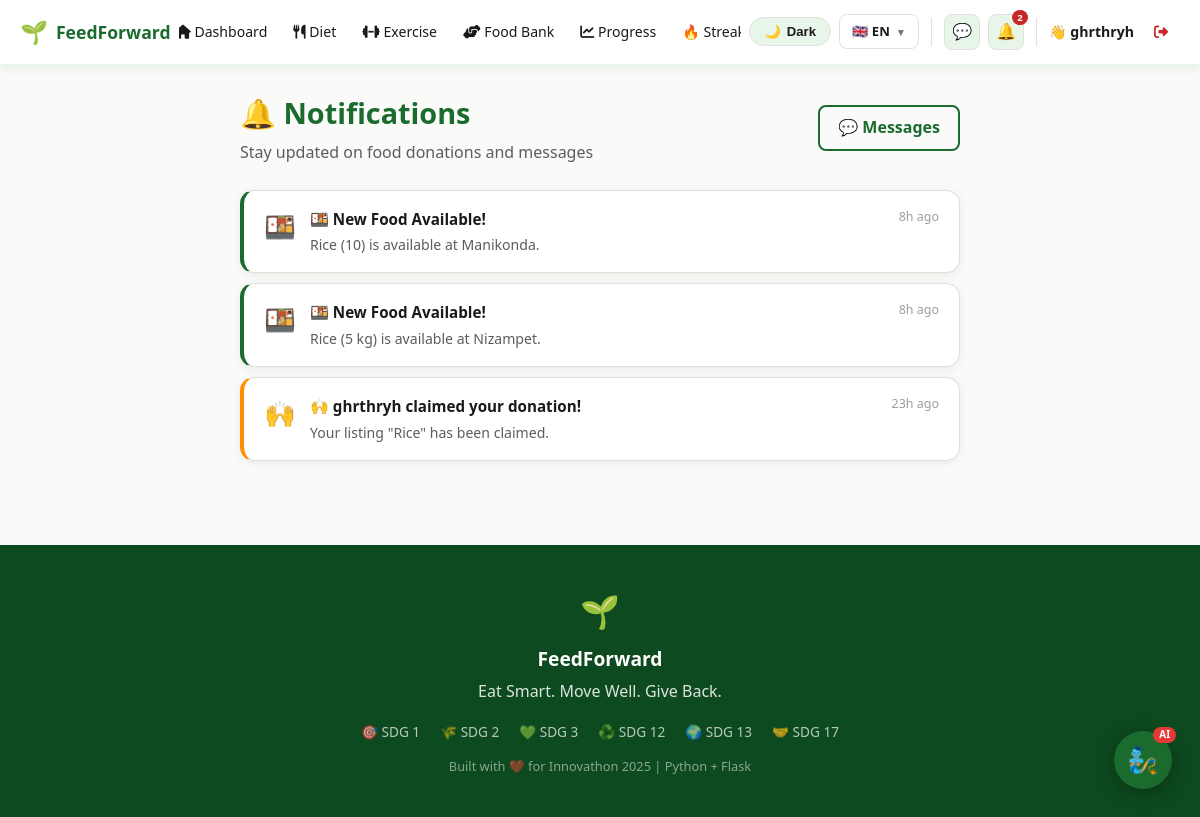
Screenshot of /inbox/notifications (signed in) with the database file from the repository.
### models/user.py (models this page shows, shortened)
class User(db.Model, UserMixin):
    __tablename__ = 'users'
    id            = db.Column(db.Integer, primary_key=True)
    name          = db.Column(db.String(100), nullable=False)
    email         = db.Column(db.String(120), unique=True, nullable=False)
    password_hash = db.Column(db.String(200), nullable=False)
    role          = db.Column(db.String(20), default='user')  # user / donor / recipient / admin
    age           = db.Column(db.Integer)
    weight        = db.Column(db.Float)
    height        = db.Column(db.Float)
    gender        = db.Column(db.String(10))
    dietary_pref  = db.Column(db.String(20))   # veg / non_veg / vegan
    health_goal   = db.Column(db.String(20))   # lose_weight / gain_muscle / stay_fit
    fitness_level = db.Column(db.String(20))   # beginner / intermediate / advanced
    equipment     = db.Column(db.String(20))   # none / dumbbells / gym
    days_per_week = db.Column(db.Integer, default=4)
    location      = db.Column(db.String(200))
    latitude      = db.Column(db.Float)
    longitude     = db.Column(db.Float)
    profile_complete = db.Column(db.Boolean, default=False)
    allergies     = db.Column(db.String(200), default='')  # comma-separated e.g. "gluten,dairy,nuts"
    created_at    = db.Column(db.DateTime, default=datetime.utcnow)
    meal_plans    = db.relationship('MealPlan',     backref='user', lazy=True)
    exercise_plans= db.relationship('ExercisePlan', backref='user', lazy=True)
    donations     = db.relationship('FoodListing',  foreign_keys='FoodListing.donor_id',    backref='donor',     lazy=True)
    claims        = db.relationship('FoodListing',  foreign_keys='FoodListing.claimed_by',  backref='recipient', lazy=True)
    progress_logs = db.relationship('ProgressLog',  backref='user', lazy=True)

### models/models.py (models this page shows)
class Notification(db.Model):
    __tablename__ = 'notifications'
    id           = db.Column(db.Integer, primary_key=True)
    user_id      = db.Column(db.Integer, db.ForeignKey('users.id'), nullable=False)  # recipient
    type         = db.Column(db.String(50))   # 'new_donation' | 'message' | 'claim' | 'pickup'
    title        = db.Column(db.String(200))
    body         = db.Column(db.String(500))
    link         = db.Column(db.String(300))  # URL to navigate to
    is_read      = db.Column(db.Boolean, default=False)
    created_at   = db.Column(db.DateTime, default=datetime.utcnow)
    @property
    def time_ago(self):
        delta = datetime.utcnow() - self.created_at
        s = int(delta.total_seconds())
        if s < 60:    return 'just now'
        if s < 3600:  return f'{s//60}m ago'
        if s < 86400: return f'{s//3600}h ago'
        return f'{s//86400}d ago'

### routes/inbox.py (the view)
@inbox.route('/notifications')
@login_required
def notifications():
    notifs = Notification.query.filter_by(user_id=current_user.id)\
                               .order_by(Notification.created_at.desc()).limit(50).all()
    Notification.query.filter_by(user_id=current_user.id, is_read=False).update({'is_read': True})
    db.session.commit()
    return render_template('inbox/notifications.html', notifs=notifs)

### templates/inbox/notifications.html (shortened to what this page needs)
{% extends 'base.html' %}
{% block content %}
<div style="max-width:720px;margin:0 auto;">
  <div style="display:flex;align-items:center;justify-content:space-between;margin-bottom:24px;flex-wrap:wrap;gap:12px;">
    <div>
      <h1 style="font-size:1.8rem;font-weight:800;color:var(--green);margin:0 0 4px;">🔔 Notifications</h1>
      <p style="color:var(--text2);margin:0;">Stay updated on food donations and messages</p>
    </div>
    <a href="{{ url_for('inbox.messages') }}" class="btn-secondary" style="padding:8px 18px;">
      💬 Messages
    </a>
  </div>
  {% if notifs %}
  <div style="display:flex;flex-direction:column;gap:10px;">
    {% for n in notifs %}
    <a href="{{ n.link or '#' }}"
       style="text-decoration:none;display:block;">
      <div class="card" style="padding:16px 20px;border-left:4px solid
           {% if n.type == 'new_donation' %}var(--green)
           {% elif n.type == 'message' %}var(--blue)
           {% else %}var(--amber){% endif %};
           transition:transform .15s;">
        <div style="display:flex;justify-content:space-between;align-items:flex-start;gap:12px;">
          <div style="display:flex;gap:14px;align-items:flex-start;">
            <div style="font-size:1.6rem;flex-shrink:0;">
              {% if n.type == 'new_donation' %}🍱
              {% elif n.type == 'message' %}💬
              {% elif n.type == 'claim' %}🙌
              {% elif n.type == 'pickup' %}✅
              {% else %}🔔{% endif %}
            </div>
            <div>
              <div style="font-weight:700;color:var(--text);font-size:.95rem;margin-bottom:3px;">
                {{ n.title }}
              </div>
              <div style="color:var(--text2);font-size:.88rem;">{{ n.body }}</div>
            </div>
          </div>
          <div style="flex-shrink:0;text-align:right;">
            <div style="font-size:.78rem;color:var(--text3);">{{ n.time_ago }}</div>
          </div>
        </div>
      </div>
    </a>
    {% endfor %}
  </div>
  {% endif %}
</div>
{% endblock %}

### templates/base.html (shortened to what this page needs)
<!DOCTYPE html>
<html lang="{{ lang }}" data-theme="light">
<head>
  <link href="https://cdnjs.cloudflare.com/ajax/libs/font-awesome/6.4.0/css/all.min.css" rel="stylesheet"/>
  <link rel="stylesheet" href="https://unpkg.com/leaflet@1.9.4/dist/leaflet.css"/>
</head>
<body>
<nav style="background:var(--nav-bg);border-bottom:2px solid var(--nav-border);
            position:sticky;top:0;z-index:1000;box-shadow:0 2px 10px var(--shadow);">
  <div style="max-width:1280px;margin:0 auto;padding:0 20px;
              display:flex;align-items:center;justify-content:space-between;
              height:64px;gap:8px;">
    <a href="{{ url_for('main.index') }}"
       style="display:flex;align-items:center;gap:8px;flex-shrink:0;">
      <span style="font-size:1.4rem;">🌱</span>
      <span style="font-size:1.1rem;font-weight:800;color:var(--green);">FeedForward</span>
    </a>
    {% if current_user.is_authenticated %}
    <div style="display:flex;gap:2px;align-items:center;overflow-x:auto;flex:1;justify-content:center;">
      <a href="{{ url_for('main.dashboard') }}"
         class="nav-link {% if request.endpoint=='main.dashboard' %}active{% endif %}">
        <i class="fas fa-home"></i> {{ t.nav_dashboard }}
      </a>
      <a href="{{ url_for('diet.index') }}"
         class="nav-link {% if 'diet' in (request.endpoint or '') %}active{% endif %}">
        <i class="fas fa-utensils"></i> {{ t.nav_diet }}
      </a>
      <a href="{{ url_for('exercise.index') }}"
         class="nav-link {% if 'exercise' in (request.endpoint or '') %}active{% endif %}">
        <i class="fas fa-dumbbell"></i> {{ t.nav_exercise }}
      </a>
      <a href="{{ url_for('foodbank.index') }}"
         class="nav-link {% if 'foodbank' in (request.endpoint or '') %}active{% endif %}">
        <i class="fas fa-hands-helping"></i> {{ t.nav_foodbank }}
      </a>
      <a href="{{ url_for('progress.index') }}"
         class="nav-link {% if 'progress' in (request.endpoint or '') %}active{% endif %}">
        <i class="fas fa-chart-line"></i> {{ t.nav_progress }}
      </a>
      <a href="{{ url_for('streak.index') }}"
         class="nav-link {% if 'streak' in (request.endpoint or '') %}active{% endif %}">
        🔥 Streak
      </a>
    </div>
    {% endif %}
    <div style="display:flex;align-items:center;gap:8px;flex-shrink:0;">
      <button id="themeToggle" onclick="toggleTheme()" title="Toggle theme">
        <span id="themeIcon">🌙</span>
        <span id="themeLabel">Dark</span>
      </button>
      <div class="lang-wrap">
        <div class="lang-trigger">
          {% if lang == 'en' %}🇬🇧 EN
          {% elif lang == 'te' %}🇮🇳 TE
          {% else %}🇮🇳 HI{% endif %}
          <span style="font-size:.65rem;opacity:.6;">▼</span>
        </div>
      </div>
      {% if current_user.is_authenticated %}
        <a href="{{ url_for('inbox.messages') }}" class="icon-btn" title="Messages">
          💬
        </a>
        <a href="{{ url_for('inbox.notifications') }}" class="icon-btn" title="Notifications">
          🔔
          <span class="icon-badge" id="notifBadge"></span>
        </a>
        <span style="font-weight:600;color:var(--text);font-size:.88rem;">
          👋 {{ current_user.name.split()[0] }}
        </span>
        <a href="{{ url_for('auth.logout') }}" class="nav-link"
           style="color:var(--red);" title="{{ t.nav_logout }}">
          <i class="fas fa-sign-out-alt"></i>
        </a>
      {% else %}
        <a href="{{ url_for('auth.login') }}"    class="btn-secondary" style="padding:7px 16px;font-size:.88rem;">{{ t.nav_login }}</a>
        <a href="{{ url_for('auth.register') }}" class="btn-primary"   style="padding:7px 16px;font-size:.88rem;">{{ t.nav_get_started }}</a>
      {% endif %}
    </div>
  </div>
</nav>
<main style="max-width:1280px;margin:0 auto;padding:24px 20px;">
  {% block content %}{% endblock %}
</main>
<footer style="background:var(--green-dk);color:#fff;padding:40px 24px;margin-top:60px;text-align:center;">
  <div style="max-width:1280px;margin:0 auto;">
    <div style="font-size:2rem;margin-bottom:8px;">🌱</div>
    <div style="font-size:1.2rem;font-weight:700;margin-bottom:4px;">FeedForward</div>
    <div style="opacity:.85;margin-bottom:16px;">{{ t.footer_tagline }}</div>
    <div style="display:flex;justify-content:center;gap:20px;flex-wrap:wrap;opacity:.7;font-size:.85rem;margin-bottom:14px;">
      <span>🎯 SDG 1</span><span>🌾 SDG 2</span><span>💚 SDG 3</span>
      <span>♻️ SDG 12</span><span>🌍 SDG 13</span><span>🤝 SDG 17</span>
    </div>
    <div style="opacity:.5;font-size:.8rem;">{{ t.footer_built }}</div>
  </div>
</footer>
{% if current_user.is_authenticated %}
<div id="feedgenie-btn" onclick="toggleChat()"
     style="position:fixed;bottom:28px;right:28px;z-index:9000;
            width:58px;height:58px;background:var(--green);border-radius:50%;
            display:flex;align-items:center;justify-content:center;
            font-size:1.6rem;cursor:pointer;box-shadow:0 4px 20px rgba(0,0,0,.3);
            transition:transform .2s,box-shadow .2s;"
     onmouseover="this.style.transform='scale(1.12)'"
     onmouseout="this.style.transform='scale(1)'"
     title="Chat with FeedGenie">
  🧞
  <div style="position:absolute;top:-4px;right:-4px;background:#E53935;color:#fff;
              border-radius:10px;padding:1px 6px;font-size:.62rem;font-weight:800;line-height:1.4;">AI</div>
</div>
{% endif %}
</body>
</html>

### templates/base.html (style rules this page uses)
:root { --bg:#FAFAF8;--bg2:#F2F4F0;--surface:#FFFFFF;--surface2:#F7F8F5; --border:#E0E0DC;--text:#1A1A1A;--text2:#5C5C5C;--text3:#9E9E9E; --green:#1B6B2F;--green-dk:#0D4A1F;--green-lt:#E8F5E9;--green-mid:#C8E6C9; --amber:#FF8F00;--blue:#1565C0;--blue-lt:#E3F2FD;--red:#C62828; --red-lt:#FFEBEE;--yellow-lt:#FFF9C4; --shadow:rgba(0,0,0,.07);--shadow-hov:rgba(0,0,0,.13); --nav-bg:#FFFFFF;--nav-border:#E8F5E9;--input-bg:#FFFFFF;--toggle-bg:#E8F5E9; }
*,*::before,*::after { box-sizing:border-box; }
html { scroll-behavior:smooth; }
body { font-family:'Segoe UI',system-ui,sans-serif;background:var(--bg);color:var(--text);margin:0;line-height:1.6;transition:background .3s,color .3s; }
a { text-decoration:none; }
.btn-secondary { border:2px solid var(--green);color:var(--green);padding:10px 24px;border-radius:8px;font-weight:600;display:inline-block;background:transparent;cursor:pointer;transition:background .2s; }
.card { background:var(--surface);border-radius:14px;box-shadow:0 2px 10px var(--shadow);padding:24px;border:1px solid var(--border);transition:box-shadow .2s; }
.nav-link { padding:7px 12px;border-radius:8px;color:var(--text);font-weight:500;font-size:.88rem;white-space:nowrap;transition:background .15s,color .15s; }
#themeToggle { background:var(--toggle-bg);border:1.5px solid var(--border);border-radius:50px;padding:6px 14px;cursor:pointer;font-size:.82rem;font-weight:700;color:var(--text);display:flex;align-items:center;gap:6px;transition:all .2s;white-space:nowrap; }
.lang-wrap { position:relative; }
.lang-trigger { background:var(--surface);border:1.5px solid var(--border);border-radius:8px;padding:6px 12px;cursor:pointer;font-size:.82rem;font-weight:700;color:var(--text);display:flex;align-items:center;gap:6px;transition:border .2s;white-space:nowrap;user-select:none; }
.icon-btn { position: relative; background: var(--toggle-bg); border: 1.5px solid var(--border); border-radius: 8px; width: 36px; height: 36px; display: flex; align-items: center; justify-content: center; cursor: pointer; color: var(--text); font-size: 1rem; transition: all .2s; text-decoration: none; flex-shrink: 0; }
.icon-badge { position: absolute; top: -5px; right: -5px; background: var(--red); color: #fff; border-radius: 10px; padding: 1px 5px; font-size: .6rem; font-weight: 800; line-height: 1.4; min-width: 16px; text-align: center; display: none; }

### rows the page displays
User: name "ghrthryh"
Notification: title "🍱 New Food Available!", body "Rice (10) is available at Manikonda.", time_ago "8h ago"
Notification: title "🍱 New Food Available!", body "Rice (5 kg) is available at Nizampet.", time_ago "8h ago"
Notification: title "🙌 ghrthryh claimed your donation!", body "Your listing \"Rice\" has been claimed.", time_ago "23h ago"

### other values shown
{{ t.nav_dashboard }} "Dashboard"
{{ t.nav_diet }} "Diet"
{{ t.nav_exercise }} "Exercise"
{{ t.nav_foodbank }} "Food Bank"
{{ t.nav_progress }} "Progress"
{{ t.footer_tagline }} "Eat Smart. Move Well. Give Back."
{{ t.footer_built }} "Built with ❤️ for Innovathon 2025 | Python + Flask"
